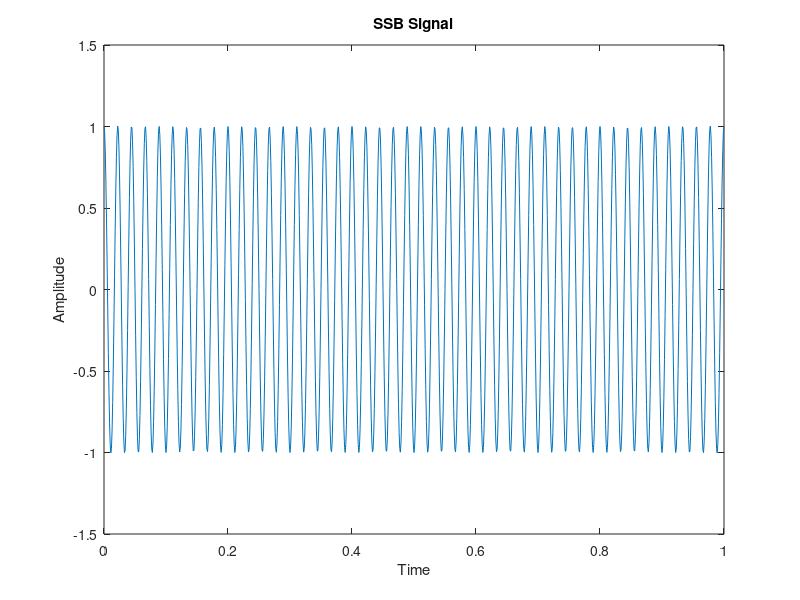
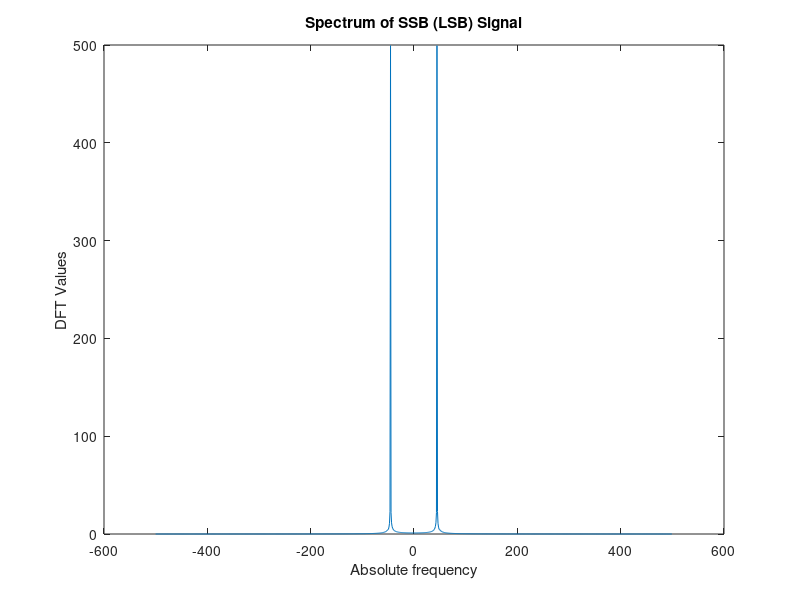
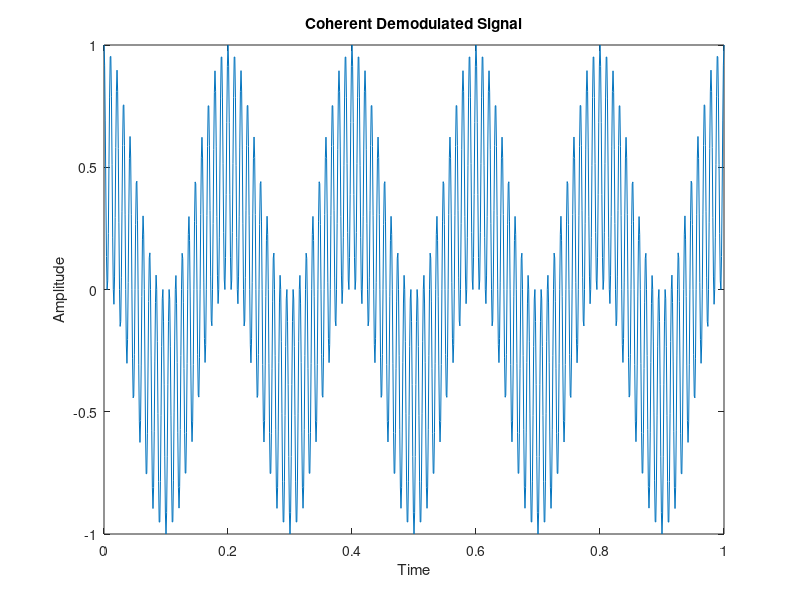
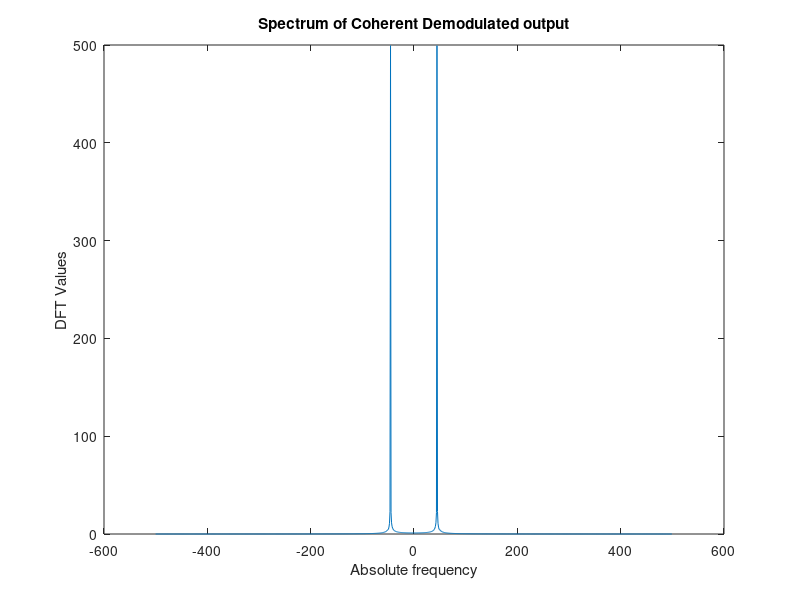

Here is the MATLAB script that generated these plots, in order:
fs=1000;
t=0:1/fs:1;
fm=5;
m=cos(2*pi*fm*t);
fc=50;
c1=cos(2*pi*fc*t);
c2=sin(2*pi*fc*t);
I=m.*c1;
Q=imag(hilbert(m)).*c2;
x=I+Q;            %getting lower side band
plot(t,x);
xlabel('Time');
ylabel('Amplitude');
title('SSB Signal');

N=length(x);
X=fftshift(fft(x,N));
figure(2);
f=fs*(-N/2:1:N/2-1)/N;
plot(f,abs(X));
xlabel('Absolute frequency');
ylabel('DFT Values');
title('Spectrum of SSB (LSB) Signal');

%Coherent demodulator
z=x.*c1;  
figure(3)
plot(t,z);
xlabel('Time');
ylabel('Amplitude');
title('Coherent Demodulated Signal');
N=length(z);
Z=fftshift(fft(z,N));
figure(4);
f=fs*(-N/2:1:N/2-1)/N;
plot(f,abs(X));
xlabel('Absolute frequency');
ylabel('DFT Values');
title('Spectrum of Coherent Demodulated output');
%Butterworth LPF
[num,den]=butter(3,4*fm/fs);
rec=filter(num,den,z);
figure(5)
plot(t,z);
xlabel('Time');
ylabel('Amplitude');
title('Recovered Signal');

N=length(rec);
R=fftshift(fft(rec,N));
figure(6);
f=fs*(-N/2:1:N/2-1)/N;
plot(f,abs(R));
xlabel('Absolute frequency');
ylabel('DFT Values');
title('Spectrum of Recovered Signal');






